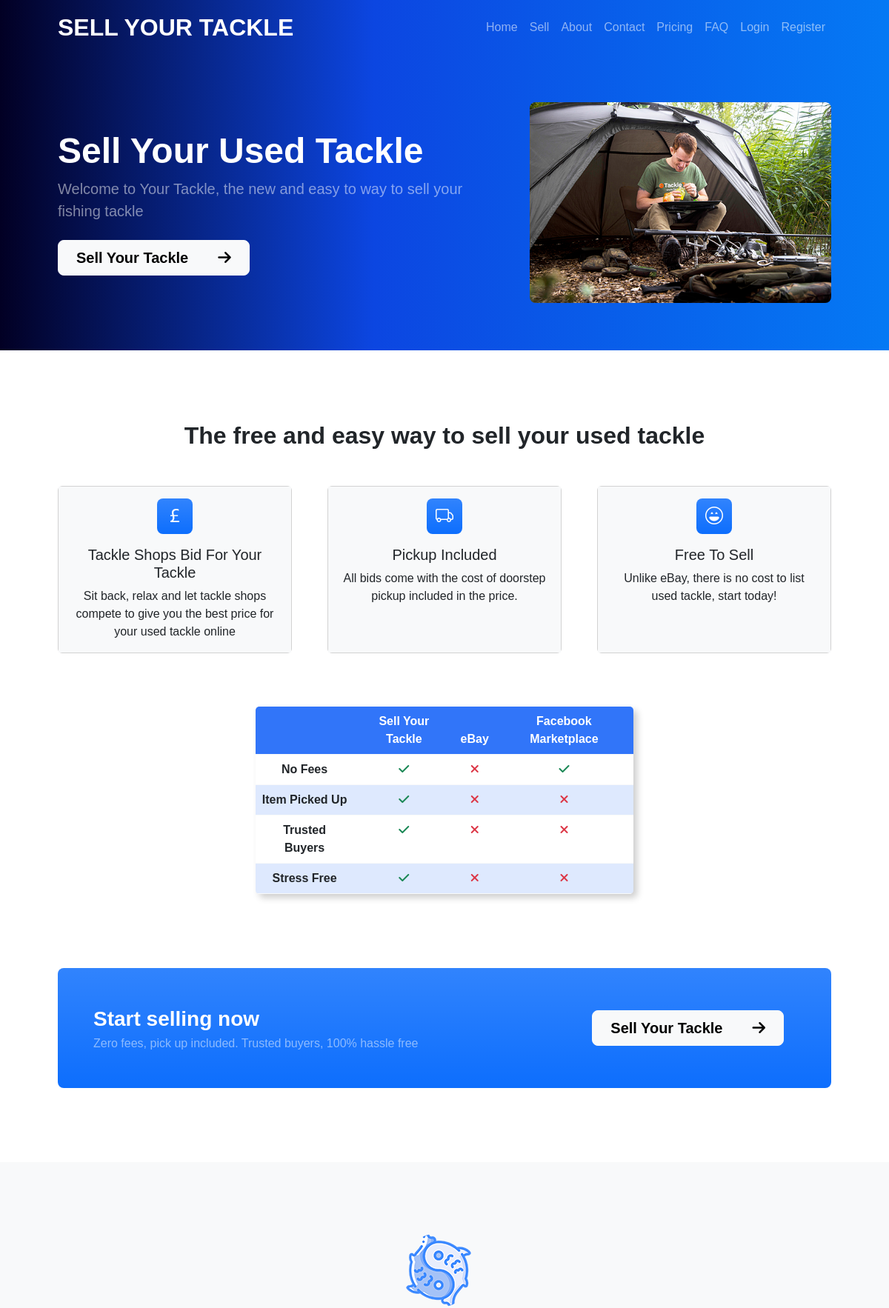
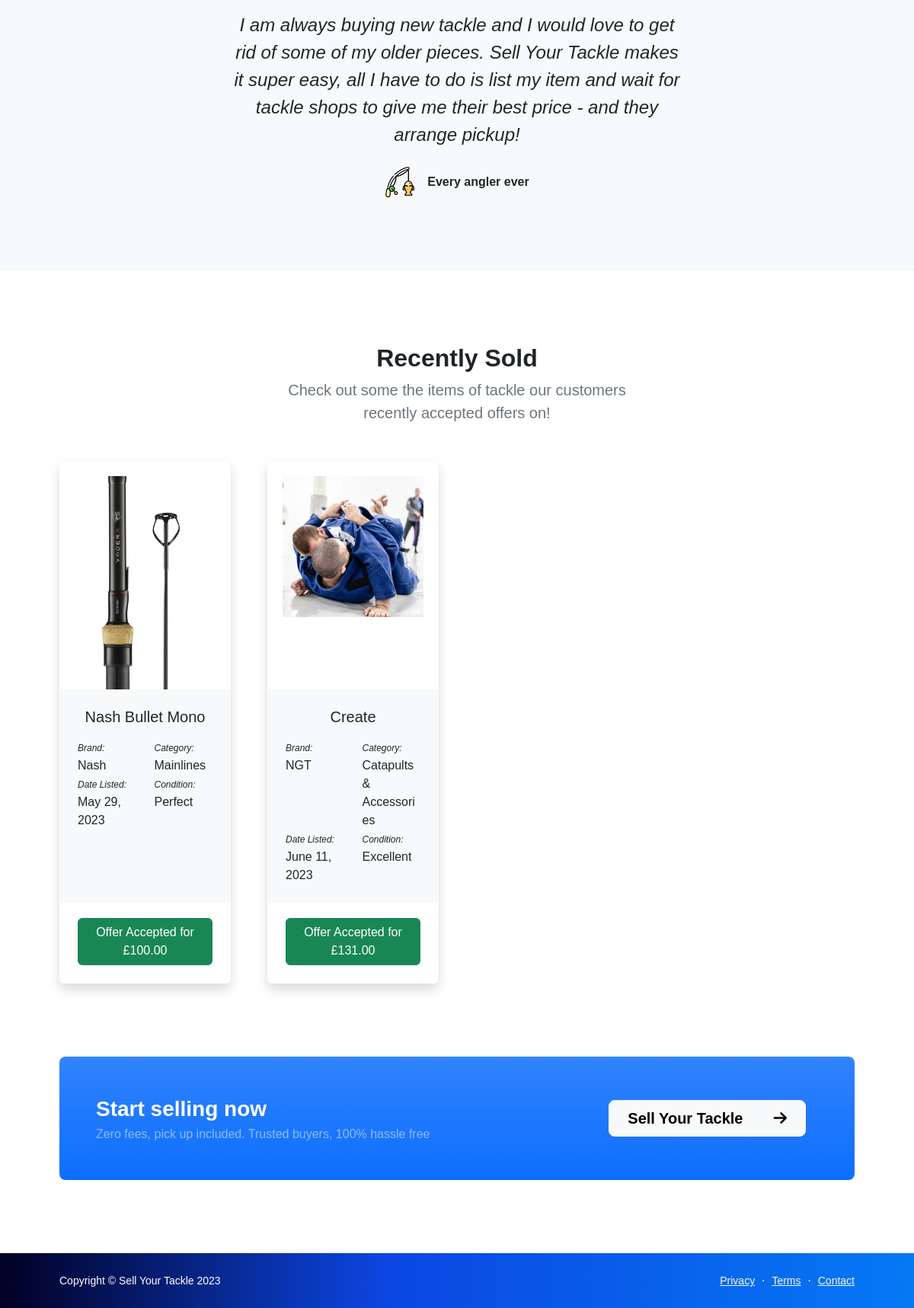
The page / on the database its author committed (2 pictures, top to bottom).
### myapp/models.py (models this page shows, shortened)
class ProductImage(models.Model):
    product = models.ForeignKey(
        Product, related_name="images", on_delete=models.CASCADE
    )
    image = models.ImageField(upload_to="images")

class Product(models.Model):
    id = models.AutoField(primary_key=True)
    brand = models.ForeignKey(Brand, on_delete=models.CASCADE)
    category = models.ForeignKey(Category, on_delete=models.CASCADE)
    name = models.CharField(max_length=200)
    variation1 = models.CharField(max_length=100, blank=True, null=True)
    variation2 = models.CharField(max_length=100, blank=True, null=True)
    condition = models.CharField(max_length=100, choices=Condition.choices)
    description = models.TextField(blank=True, null=True)
    user = models.ForeignKey(User, on_delete=models.CASCADE)
    created_at = models.DateTimeField(auto_now_add=True)

class Brand(models.Model):
    name = models.CharField(max_length=200)
    def __str__(self):
        return self.name

class Category(models.Model):
    name = models.CharField(max_length=200)
    class Meta:
        db_table = "myapp_categories"
    def __str__(self):
        return self.name

class Offer(models.Model):
    buyer = models.ForeignKey(User, on_delete=models.CASCADE)
    product = models.ForeignKey(Product, on_delete=models.CASCADE)
    cash_price = models.DecimalField(max_digits=6, decimal_places=2)
    trade_in_price = models.DecimalField(max_digits=6, decimal_places=2)
    insurance_included = models.BooleanField(default=False)
    created_at = models.DateTimeField(auto_now_add=True)
    class OfferStatus(models.TextChoices):
        PENDING = "PENDING", "Pending"
        ACCEPTED = "ACCEPTED", "Accepted"
        REJECTED = "REJECTED", "Rejected"
    status = models.CharField(
        max_length=20,
        choices=OfferStatus.choices,
        default=OfferStatus.PENDING,
    )

### myapp/views.py (the view)
# urls.py: path("", views.index, name="index"),
def index(request):
    print("Inside landing_page view")
    offers = Offer.objects.filter(status=Offer.OfferStatus.ACCEPTED)  # Update this to match your accepted status
    products_with_offers = [{'product': offer.product, 'price': offer.trade_in_price or offer.cash_price} for offer in offers]
    print(f'Found {len(products_with_offers)} products with accepted offers')
    return render(request, 'index.html', {'products_with_offers': products_with_offers})

### myapp/templates/index.html (shortened to what this page needs)
<!DOCTYPE html>
<html lang="en">
<head>
    {% include 'header.html' %}
</head>
<body class="d-flex flex-column h-100">
    <main class="flex-shrink-0">
        {% include 'navbar.html' %}
        <header class="bg-dark py-3">
            <div class="container px-5">
                <div class="row gx-5 align-items-center justify-content-center">
                    <div class="col-lg-8 col-xl-7 col-xxl-6">
                        <div class="my-5 text-center text-xl-start">
                            <h1 class="display-5 fw-bolder text-white mb-2">Sell Your Used Tackle</h1>
                            <p class="lead fw-normal text-white-50 mb-4">Welcome to Your Tackle, the new and easy to way
                                to sell your fishing
                                tackle</p>
                            <div class="d-grid gap-3 d-sm-flex justify-content-sm-center justify-content-xl-start">
                                <a class="btn btn-light btn-lg px-4 me-sm-3" href="/form"><b>Sell Your Tackle</b><i
                                        class="fa-solid fa-arrow-right fa-beat" style="margin-left:40px"></i></a>
                            </div>
                        </div>
                    </div>
                    <div class="col-xl-5 col-xxl-6 d-none d-xl-block text-center"><img class="img-fluid rounded-3 my-5"
                            src="static/assets/sell-used-fishing-tackle.jpg" alt="..." /></div>
                </div>
            </div>
        </header>
        <section class="py-5" id="features">
            <div class="container px-5 my-5">
                <div class="row gx-5">
                    <div class="col-sm-12 mb-5">
                        <h2 class="fw-bolder mb-0 text-center">The free and easy way to sell your used tackle
                        </h2>
                    </div>
                </div>
                <div class="row gx-5 mb-5">
                    <div class="col-sm-4 mb-4">
                        <div class="card h-100">
                            <div class="card-body bg-grey">
                                <div class="feature bg-primary bg-gradient text-white rounded-3 mb-3"><i
                                        class="bi bi-currency-pound"></i></div>
                                <h2 class="h5">Tackle Shops Bid For Your Tackle</h2>
                                <p class="mb-0">Sit back, relax and let tackle shops compete to give you the best price
                                    for your used
                                    tackle online</p>
                            </div>
                        </div>
                    </div>
                    <div class="col-sm-4 mb-4">
                        <div class="card h-100">
                            <div class="card-body bg-grey">
                                <div class="feature bg-primary bg-gradient text-white rounded-3 mb-3"><i
                                        class="bi bi-truck"></i></div>
                                <h2 class="h5">Pickup Included</h2>
                                <p class="mb-0">All bids come with the cost of doorstep pickup included in the price.
                                </p>
                            </div>
                        </div>
                    </div>
                    <div class="col-sm-4 mb-4">
                        <div class="card h-100">
                            <div class="card-body bg-grey">
                                <div class="feature bg-primary bg-gradient text-white rounded-3 mb-3"><i
                                        class="bi bi-emoji-laughing"></i></div>
                                <h2 class="h5">Free To Sell</h2>
                                <p class="mb-0">Unlike eBay, there is no cost to list used tackle, start today!</p>
                            </div>
                        </div>
                    </div>
                </div>
                <div class="row">
                    <div class="col-sm-3"></div>
                    <div class="col-sm-6">
                        <div class="table-responsive text-center">
                            <table class="table text-successtable-border border-light" style="margin-bottom: 0px">
                                <thead class="border-light">
                                    <tr class="compare-head">
                                        <th scope="col"></th>
                                        <th scope="col">Sell Your Tackle</th>
                                        <th scope="col">eBay</th>
                                        <th scope="col">Facebook Marketplace</th>
                                    </tr>
                                </thead>
                                <tbody>
                                    <tr>
                                        <th scope="row">No Fees</th>
                                        <td><i class="fas fa-check text-success"></i></td>
                                        <td><i class="fas fa-times text-danger"></i></td>
                                        <td><i class="fas fa-check text-success"></i></td>
                                    </tr>
                                    <tr class="light-blue">
                                        <th scope="row">Item Picked Up</th>
                                        <td><i class="fas fa-check text-success"></i></td>
                                        <td><i class="fas fa-times text-danger"></i></td>
                                        <td><i class="fas fa-times text-danger"></i></td>
                                    </tr>
                                    <tr>
                                        <th scope="row">Trusted Buyers</th>
                                        <td><i class="fas fa-check text-success"></i></td>
                                        <td><i class="fas fa-times text-danger"></i></td>
                                        <td><i class="fas fa-times text-danger"></i></td>
                                    </tr>
                                    <tr class="light-blue">
                                        <th scope="row">Stress Free</th>
                                        <td><i class="fas fa-check text-success"></i></td>
                                        <td><i class="fas fa-times text-danger"></i></td>
                                        <td><i class="fas fa-times text-danger"></i></td>
                                    </tr>
                                </tbody>
                            </table>
                        </div>
                    </div>
                    <div class="col-sm-3"></div>
                </div>
            </div>
            <section class="py-1">
                <div class="container px-5 my-5">
                    <aside class="bg-primary bg-gradient rounded-3 p-4 p-sm-5 mt-5">
                        <div
                            class="d-flex align-items-center justify-content-between flex-column flex-xl-row text-center text-xl-start">
                            <div class="mb-4 mb-xl-0">
                                <div class="fs-3 fw-bold text-white">Start selling now</div>
                                <div class="text-white-50">Zero fees, pick up included. Trusted buyers, 100% hassle free
                                </div>
                            </div>
                            <div class="ms-xl-4">
                                <div class="d-grid gap-3 d-sm-flex justify-content-sm-center justify-content-xl-start">
                                    <a class="btn btn-light btn-lg px-4 me-sm-3" href="/form"><b>Sell Your Tackle</b><i
                                            class="fa-solid fa-arrow-right fa-beat" style="margin-left:40px"></i></a>
                                </div>
                            </div>
                        </div>
                    </aside>
                </div>
            </section>
        </section>
        <div class="py-5 bg-light">
            <div class="container px-5 my-5">
                <div class="row gx-5 justify-content-center">
                    <div class="col-lg-10 col-xl-7">
                        <div class="text-center">
                            <img class="rounded-circle yin-yang me-3 mb-3" src="static/assets/images/yin-yang.png"
                                alt="sell fishing tackle" />
                            <div class="fs-4 mb-4 fst-italic">I am always buying new tackle and I would love to get
                                rid
                                of some of my older pieces. Sell Your Tackle makes it super easy, all I have to do
                                is
                                list my item and wait for tackle shops to give me their best price - and they arrange
                                pickup!</div>
                            <div class="d-flex align-items-center justify-content-center">
                                <img class="me-3" src="static/assets/images/fishing.png" alt="..." />
                                <div class="fw-bold">
                                    Every angler ever
                                </div>
                            </div>
                        </div>
                    </div>
                </div>
            </div>
        </div>
        <section class="py-5">
            <div class="container px-5 my-5">
                <div class="row gx-5 justify-content-center">
                    <div class="col-lg-8 col-xl-6">
                        <div class="text-center">
                            <h2 class="fw-bolder">Recently Sold</h2>
                            <p class="lead fw-normal text-muted mb-5">Check out some the items of tackle our customers
                                recently accepted offers on!</p>
                        </div>
                    </div>
                </div>
                <div class="row gx-5">
                    {% for item in products_with_offers %}
                    <div class="col-lg-3 mb-5">
                        <div class="card h-100 shadow border-0">
                            <div id="product-card-img-container">
                                {% for product_image in item.product.images.all %}
                                <img src="{{ product_image.image.url }}" alt="{{ product.name }} image"
                                    class="img-fluid" id="product-card-img">
                                {% endfor %}
                            </div>
                            <div class="card-body p-4 card-border">
                                <div class="h5 card-title mb-3 text-center">{{ item.product.name }}</div>
                                <div class="row">
                                    <div class="col-6">
                                        <label for="productBrand" style="font-size: 12px"><i>Brand:</i></label>
                                        <p class="card-text mb-0" id="productBrand">{{ item.product.brand }}</p>
                                    </div>
                                    <div class="col-6">
                                        <label for="productCategory" style="font-size: 12px"><i>Category:</i></label>
                                        <p class="card-text mb-0" id="productCategory">{{ item.product.category }}</p>
                                    </div>
                                </div>
                                <div class="row">
                                    <div class="col-6">
                                        <label for="productDate" style="font-size: 12px"><i>Date Listed:</i></label>
                                        <div class="card-text mb-0">{{ item.product.created_at|date:"F j, Y" }}</div>
                                    </div>
                                    <div class="col-6">
                                        <label for="productCondition" style="font-size: 12px"><i>Condition:</i></label>
                                        <p class="card-text mb-0" id="productCondition">{{ item.product.condition }}</p>
                                    </div>
                                </div>
                            </div>
                            <div class="card-footer p-4 pt-0 bg-transparent border-top-0 card-border">
                                <div class="d-flex align-items-center">
                                    <div class="text-muted text-center w-100">
                                        <button class="btn btn-success">Offer Accepted for £{{ item.price }}</button>
                                    </div>
                                </div>
                            </div>
                        </div>
                    </div>
                    {% empty %}
                    <p>No products available.</p>
                    {% endfor %}
                </div>
                <aside class="bg-primary bg-gradient rounded-3 p-4 p-sm-5 mt-5">
                    <div
                        class="d-flex align-items-center justify-content-between flex-column flex-xl-row text-center text-xl-start">
                        <div class="mb-4 mb-xl-0">
                            <div class="fs-3 fw-bold text-white">Start selling now</div>
                            <div class="text-white-50">Zero fees, pick up included. Trusted buyers, 100% hassle free
                            </div>
                        </div>
                        <div class="ms-xl-4">
                            <div class="d-grid gap-3 d-sm-flex justify-content-sm-center justify-content-xl-start">
                                <a class="btn btn-light btn-lg px-4 me-sm-3" href="/form"><b>Sell Your Tackle</b><i
                                        class="fa-solid fa-arrow-right fa-beat" style="margin-left:40px"></i></a>
                            </div>
                        </div>
                    </div>
                </aside>
            </div>
        </section>
    </main>
    {% include 'footer.html' %}
</body>
</html>

### rows shown on the page
Product: product.name "Nash Bullet Mono", product.brand "Nash", product.category "Mainlines", product.created_at "May 29, 2023", product.condition "Perfect", price "100.00"
ProductImage: image (picture)
Product: product.name "Create", product.brand "NGT", product.category "Catapults & Accessories", product.created_at "June 11, 2023", product.condition "Excellent", price "131.00"
ProductImage: image (picture)
